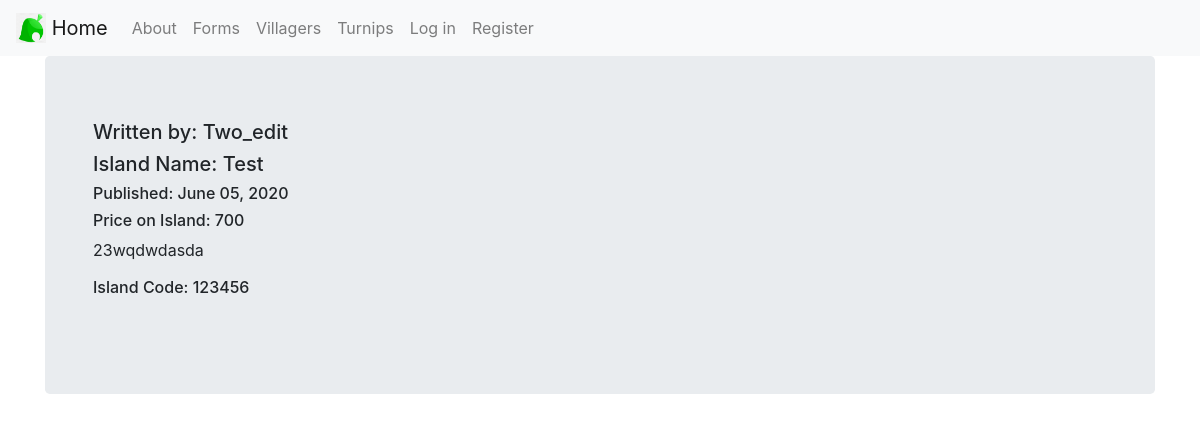
The page /turnip_posts/6 on the database its author committed.
### ACCommunity/models.py (models this page shows, shortened)
class User(db.Model, UserMixin):
    __tablename__ = "users"
    id = db.Column(db.Integer, primary_key=True)
    profile_image = db.Column(db.String(128), nullable=False, default="default_profile.jpg")
    email = db.Column(db.String(64), unique=True, index=True)
    username = db.Column(db.String(64), unique=True, index=True)
    password_hash = db.Column(db.String(128))
    blog_posts = db.relationship("BlogPost", backref="author", lazy=True)
    turnip_posts = db.relationship("TurnipPost", backref="host", lazy=True)

class TurnipPost(db.Model):
    users = db.relationship(User)
    id = db.Column(db.Integer, primary_key=True)
    user_id = db.Column(db.Integer, db.ForeignKey("users.id"), nullable=False)  # table name here
    date = db.Column(db.DateTime, nullable=False, default=datetime.utcnow)
    turnip_price = db.Column(db.Integer, nullable=False)
    text = db.Column(db.Text, nullable=False)
    island_code = db.Column(db.String(64), nullable=False)
    island_name = db.Column(db.String(64), nullable=False)

### ACCommunity/turnips/views.py (the view)
@turnip_posts.route("/<int:turnip_post_id>")
def turnip_post(turnip_post_id):
    turnip_post_found = TurnipPost.query.get_or_404(turnip_post_id)
    return render_template("turnip_post.html", post=turnip_post_found)

### ACCommunity/templates/turnip_post.html (shortened to what this page needs)
{% extends 'base.html' %}
{% block content %}
<div class="jumbotron">
    <div class="media">
        <div class="media-body">
            <h5 class="mt-0">Written by: {{ post.host.username }}</h5>
            <h5 class="mt-0">Island Name: {{ post.island_name }}</h5>
            <h6>Published: {{ post.date.strftime('%B %d, %Y') }}</h6>
            <h6>Price on Island: {{post.turnip_price}}</h6>
            <p> {{ post.text }}</p>
            <h6>Island Code: {{post.island_code}}</h6>
        </div>
    </div>
    <br>
</div>
{% endblock content %}

### rows shown on the page
User: host.username "Two_edit"
TurnipPost: island_name "Test", date "June 05, 2020", turnip_price "700", text "23wqdwdasda", island_code "123456"
